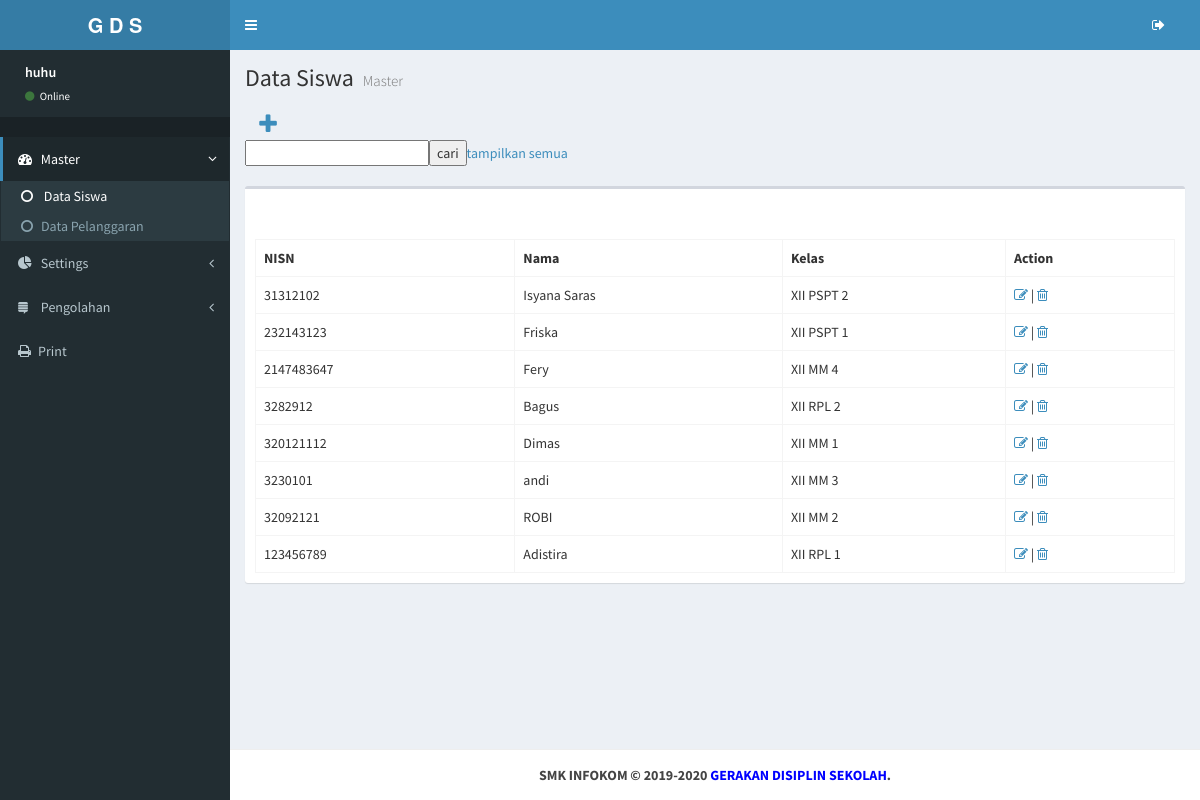
Screenshot of /master/index.php?page=siswa (signed in) with the database file from the repository.
### tables this page shows
CREATE TABLE `siswa` (
  `id` int(11) NOT NULL,
  `nisn` int(18) NOT NULL,
  `nama` varchar(100) NOT NULL,
  `kelas` varchar(255) NOT NULL
);

### master/modul/siswa/index.php (the view, shortened to what this page needs)
<?php
	$result = mysqli_query($link, "SELECT * FROM siswa ORDER BY id DESC");
?>
	<section class="content-header">
	  <h1>
		Data Siswa
		<small>Master</small>
	  </h1>
	</section>
	<section class="content">
		<a href='index.php?page=siswa&action=add' class='btn btn-social-icon'><i class='fa fa-plus '></i></a>
			            <form action="" method="post" name="formcari" enctype="multipart/form-data">
	                     <input type="text" name="cari" id="cari"><input type="submit" name="Submit" value="cari"><a href="index.php?page=siswa">tampilkan semua </a>
	                    </form>
						<br>
          <div class="row">
            <div class="col-md-12">
				<div class="box">
					<div class="box-header">
					</div>
					<div class="box-body">
	      					<table class="table table-bordered">
							<tr class="">
							   <th>NISN</th>
							   <th>Nama</th>
							   <th>Kelas</th>
							   <th>Action</th>
							</tr>
							<?php
							while($user_data = $result->fetch_array()) {
								echo "<tr>";
								echo "<td>".@$user_data['nisn']."</td>";
								echo "<td>".@$user_data['nama']."</td>";
								echo "<td>".@$user_data['kelas']."</td>";
								echo "<td><a href='index.php?page=siswa&action=edit&id=$user_data[id]'><i class='fa fa-edit '></i></a> | <a href='index.php?page=siswa&action=delete&id=$user_data[id] 'onclick='return confirm(\"APA ANDA YAKIN INGIN MENGHAPUS INI?\")'><i class='fa fa-trash-o'></i></a></td></tr>";
							}
							?>
						</table>
					</div>
				</div>
			</div>
			</div>
	</div>

### rows the page displays
siswa: nisn "31312102", nama "Isyana Saras", kelas "XII PSPT 2"
siswa: nisn "232143123", nama "Friska", kelas "XII PSPT 1"
siswa: nisn "2147483647", nama "Fery", kelas "XII MM 4"
siswa: nisn "3282912", nama "Bagus", kelas "XII RPL 2"
siswa: nisn "320121112", nama "Dimas", kelas "XII MM 1"
siswa: nisn "3230101", nama "andi", kelas "XII MM 3"
siswa: nisn "32092121", nama "ROBI", kelas "XII MM 2"
siswa: nisn "123456789", nama "Adistira", kelas "XII RPL 1"

### other values shown
$_SESSION['nama_user'] "huhu"
